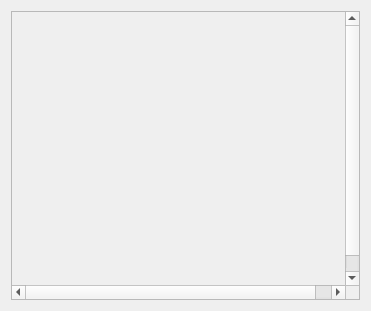
<?xml version="1.0" encoding="UTF-8"?>
<ui version="4.0">
 <class>CCPdfViewer</class>
 <widget class="QWidget" name="CCPdfViewer">
  <property name="geometry">
   <rect>
    <x>0</x>
    <y>0</y>
    <width>371</width>
    <height>311</height>
   </rect>
  </property>
  <property name="windowTitle">
   <string>Form</string>
  </property>
  <layout class="QVBoxLayout" name="verticalLayout">
   <item>
    <widget class="CCPdfScrollArea" name="scrollArea">
     <property name="widgetResizable">
      <bool>false</bool>
     </property>
     <widget class="QWidget" name="scrollAreaWidgetContents">
      <property name="geometry">
       <rect>
        <x>0</x>
        <y>0</y>
        <width>351</width>
        <height>291</height>
       </rect>
      </property>
     </widget>
    </widget>
   </item>
  </layout>
 </widget>
 <customwidgets>
  <customwidget>
   <class>CCPdfScrollArea</class>
   <extends>QScrollArea</extends>
   <header>ccpdfscrollarea.h</header>
   <container>1</container>
  </customwidget>
 </customwidgets>
 <resources/>
 <connections/>
</ui>
